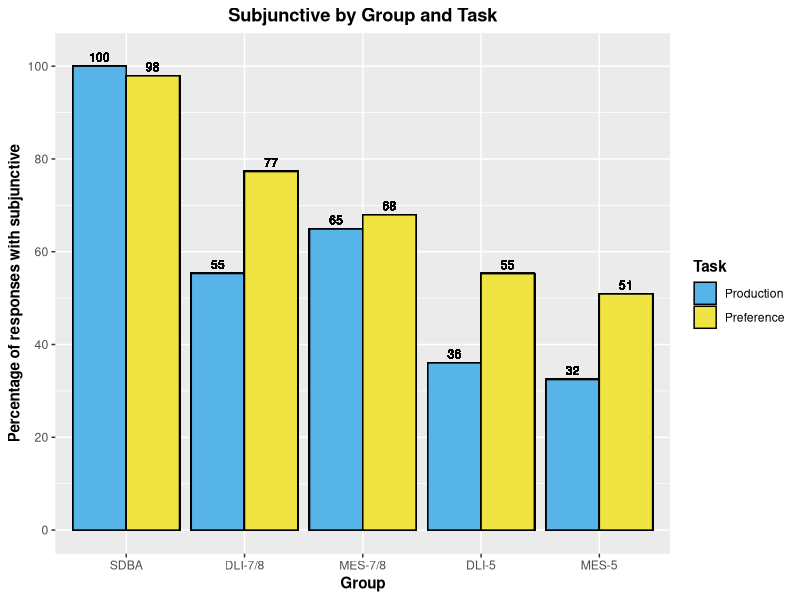

The R script that drew this image:
library(tidyverse)


## Production
SDB_EPT <- read_csv("./CSV Files/SDB/SDB Subjunctive EPT.csv") %>% 
  filter(Property == "Intensional subjunctive") %>% 
  mutate(Group = "SDBA",
         Task = "Production")

DLI78_EPT <- read_csv("./CSV Files/DLI-78/DLI-78 Subjunctive EPT.csv") %>% 
  filter(Property == "Intensional subjunctive") %>% 
  mutate(Group = "DLI-7/8",
         Task = "Production",
         School = "Immersion",
         Age = "7th/8th")

MLS78_EPT <- read_csv("./CSV Files/MLS-78/MLS-78 Subjunctive EPT.csv") %>%
  filter(Property == "Intensional subjunctive") %>% 
  filter(!School == "GBCS") %>% 
  mutate(Group = "MES-7/8",
         Task = "Production",
         School = "Monolingual",
         Age = "7th/8th")

DLI5_EPT <- read_csv("./CSV Files/DLI-5/DLI-5 Subjunctive EPT.csv") %>% 
  filter(Property == "Intensional subjunctive") %>% 
  mutate(Group = "DLI-5",
         Task = "Production",
         School = "Immersion",
         Age = "5th")

MLS5_EPT <- read_csv("./CSV Files/MLS-5/MLS-5 Subjunctive EPT.csv") %>%
  filter(Property == "Intensional subjunctive") %>% 
  filter(!School == "GBCS") %>% 
  mutate(Group = "MES-5",
         Task = "Production",
         School = "Monolingual",
         Age = "5th")


# Selection
SDB_FCT <- read_csv("./CSV Files/SDB/SDB Subjunctive FCT.csv") %>% 
  filter(Property == "Intensional subjunctive") %>% 
  mutate(Group = "SDBA",
         Task = "Preference")

DLI78_FCT <- read_csv("./CSV Files/DLI-78/DLI-78 Subjunctive FCT.csv") %>% 
  filter(Property == "Intensional subjunctive") %>% 
  mutate(Group = "DLI-7/8",
         Task = "Preference",
         School = "Immersion",
         Age = "7th/8th")

MLS78_FCT <- read_csv("./CSV Files/MLS-78/MLS-78 Subjunctive FCT.csv") %>%
  filter(!School == "GBCS") %>% 
  mutate(Group = "MES-7/8",
         Task = "Preference",
         School = "Monolingual",
         Age = "7th/8th")

DLI5_FCT <- read_csv("./CSV Files/DLI-5/DLI-5 Subjunctive FCT.csv") %>% 
  filter(Property == "Intensional subjunctive") %>% 
  mutate(Group = "DLI-5",
         Task = "Preference",
         School = "Immersion",
         Age = "5th")

MLS5_FCT <- read_csv("./CSV Files/MLS-5/MLS-5 Subjunctive FCT.csv") %>%
  filter(Property == "Intensional subjunctive") %>% 
  filter(!School == "GBCS") %>% 
  mutate(Group = "MES-5",
         Task = "Preference",
         School = "Monolingual",
         Age = "5th")


# Generate aggregate levels
## Create individual values
SDB_EPT_Structure <- aggregate(SDB_EPT$Mood_Use, list(SDB_EPT$Structure), FUN = mean, na.rm = TRUE)
SDB_EPT_Structure <- SDB_EPT_Structure %>% rename(Structure_Avg = x)
SDB_EPT_Structure <- left_join(SDB_EPT, SDB_EPT_Structure, by = c("Structure" = "Group.1")) %>%  
  mutate(Structure_Percentage = Structure_Avg * 100)

SDB_FCT_Structure <- aggregate(SDB_FCT$Mood_Use, list(SDB_FCT$Structure), FUN = mean, na.rm = TRUE)
SDB_FCT_Structure <- SDB_FCT_Structure %>% rename(Structure_Avg = x)
SDB_FCT_Structure <- left_join(SDB_FCT, SDB_FCT_Structure, by = c("Structure" = "Group.1")) %>%  
  mutate(Structure_Percentage = Structure_Avg * 100)

DLI78_EPT_Structure <- aggregate(DLI78_EPT$Mood_Use, list(DLI78_EPT$Structure), FUN = mean, na.rm = TRUE)
DLI78_EPT_Structure <- DLI78_EPT_Structure %>% rename(Structure_Avg = x)
DLI78_EPT_Structure <- left_join(DLI78_EPT, DLI78_EPT_Structure, by = c("Structure" = "Group.1")) %>%  
  mutate(Structure_Percentage = Structure_Avg * 100)

DLI78_FCT_Structure <- aggregate(DLI78_FCT$Mood_Use, list(DLI78_FCT$Structure), FUN = mean, na.rm = TRUE)
DLI78_FCT_Structure <- DLI78_FCT_Structure %>% rename(Structure_Avg = x)
DLI78_FCT_Structure <- left_join(DLI78_FCT, DLI78_FCT_Structure, by = c("Structure" = "Group.1")) %>%  
  mutate(Structure_Percentage = Structure_Avg * 100)

MLS78_EPT_Structure <- aggregate(MLS78_EPT$Mood_Use, list(MLS78_EPT$Structure), FUN = mean, na.rm = TRUE)
MLS78_EPT_Structure <- MLS78_EPT_Structure %>% rename(Structure_Avg = x)
MLS78_EPT_Structure <- left_join(MLS78_EPT, MLS78_EPT_Structure, by = c("Structure" = "Group.1")) %>%  
  mutate(Structure_Percentage = Structure_Avg * 100)

MLS78_FCT_Structure <- aggregate(MLS78_FCT$Mood_Use, list(MLS78_FCT$Structure), FUN = mean, na.rm = TRUE)
MLS78_FCT_Structure <- MLS78_FCT_Structure %>% rename(Structure_Avg = x)
MLS78_FCT_Structure <- left_join(MLS78_FCT, MLS78_FCT_Structure, by = c("Structure" = "Group.1")) %>%  
  mutate(Structure_Percentage = Structure_Avg * 100)

DLI5_EPT_Structure <- aggregate(DLI5_EPT$Mood_Use, list(DLI5_EPT$Structure), FUN = mean, na.rm = TRUE)
DLI5_EPT_Structure <- DLI5_EPT_Structure %>% rename(Structure_Avg = x)
DLI5_EPT_Structure <- left_join(DLI5_EPT, DLI5_EPT_Structure, by = c("Structure" = "Group.1")) %>%  
  mutate(Structure_Percentage = Structure_Avg * 100)

DLI5_FCT_Structure <- aggregate(DLI5_FCT$Mood_Use, list(DLI5_FCT$Structure), FUN = mean, na.rm = TRUE)
DLI5_FCT_Structure <- DLI5_FCT_Structure %>% rename(Structure_Avg = x)
DLI5_FCT_Structure <- left_join(DLI5_FCT, DLI5_FCT_Structure, by = c("Structure" = "Group.1")) %>%  
  mutate(Structure_Percentage = Structure_Avg * 100)

MLS5_EPT_Structure <- aggregate(MLS5_EPT$Mood_Use, list(MLS5_EPT$Structure), FUN = mean, na.rm = TRUE)
MLS5_EPT_Structure <- MLS5_EPT_Structure %>% rename(Structure_Avg = x)
MLS5_EPT_Structure <- left_join(MLS5_EPT, MLS5_EPT_Structure, by = c("Structure" = "Group.1")) %>%  
  mutate(Structure_Percentage = Structure_Avg * 100)

MLS5_FCT_Structure <- aggregate(MLS5_FCT$Mood_Use, list(MLS5_FCT$Structure), FUN = mean, na.rm = TRUE)
MLS5_FCT_Structure <- MLS5_FCT_Structure %>% rename(Structure_Avg = x)
MLS5_FCT_Structure <- left_join(MLS5_FCT, MLS5_FCT_Structure, by = c("Structure" = "Group.1")) %>%  
  mutate(Structure_Percentage = Structure_Avg * 100)


## Rejoin datasets
EPT <- rbind(SDB_EPT_Structure, DLI78_EPT_Structure, MLS78_EPT_Structure, DLI5_EPT_Structure, MLS5_EPT_Structure)
FCT <- rbind(SDB_FCT_Structure, DLI78_FCT_Structure, MLS78_FCT_Structure, DLI5_FCT_Structure, MLS5_FCT_Structure)

Aggregate <- rbind(EPT, FCT)
Aggregate$Group <- factor(Aggregate$Group, levels = c("SDBA", "DLI-7/8", "MES-7/8", "DLI-5", "MES-5"))
Aggregate$Task <- factor(Aggregate$Task, levels = c("Production", "Preference"))


# Generate bar graph
Aggregate %>% 
  ggplot(aes(x = Group, y = Structure_Percentage, fill = Task)) + 
  geom_bar(position = "dodge", color = "black", stat = "identity") +
  scale_y_continuous(breaks = seq (0, 100, 20),
                     limits = c(0, 102)) +
  geom_text(aes(label = round(Structure_Percentage)),
            position = position_dodge(width = .9),
            vjust = -0.5,
            size = 3) +
  scale_fill_manual(values = c("#56B4E9", "#F0E442")) +
  labs(x = "Group", y = "Percentage of responses with subjunctive", fill = "Task", title = "Subjunctive by Group and Task") +
  theme(axis.title = element_text(face = "bold"),
        plot.title = element_text(hjust = 0.5, face = "bold"),
        legend.title = element_text(face = "bold"),
        strip.text.x = element_text(face = "bold"))
